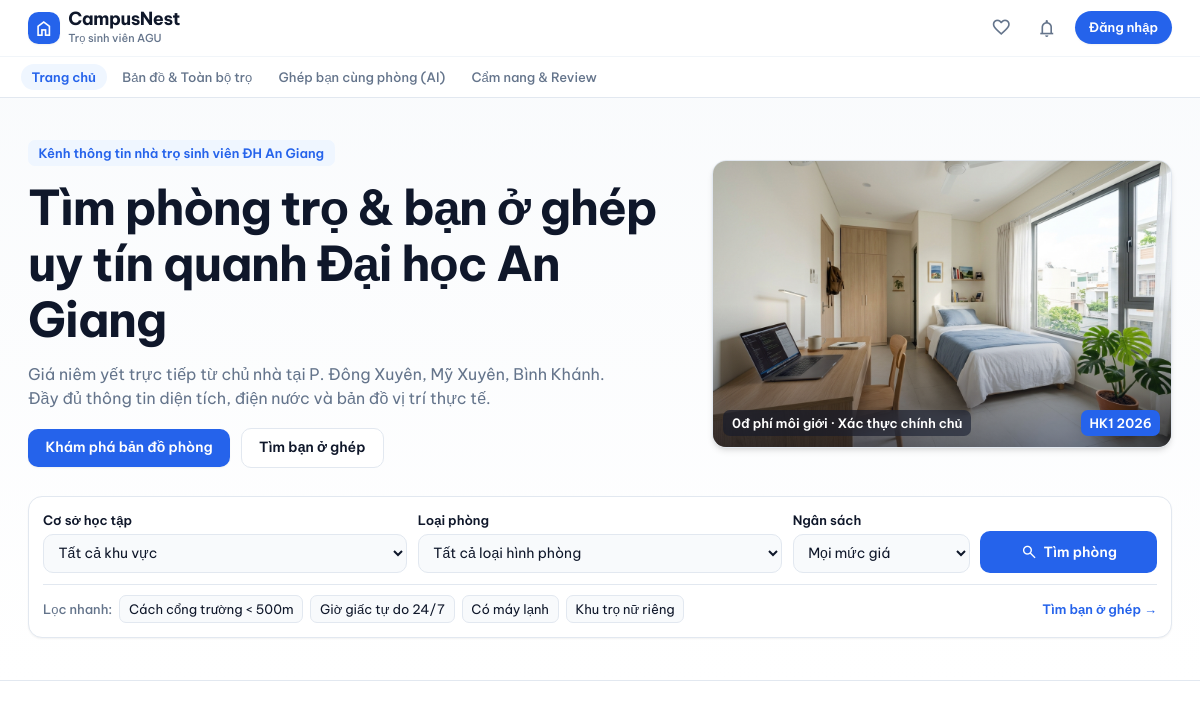
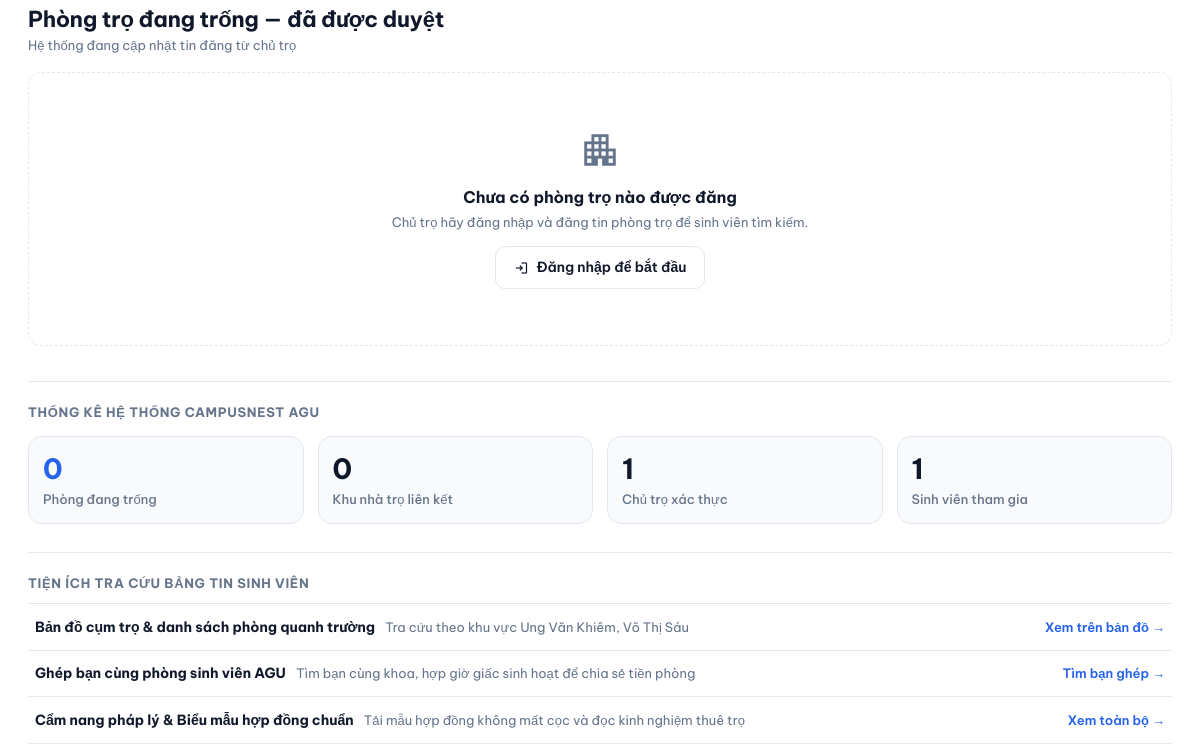
The app's page / (upper part), older data (2 pictures, top to bottom).
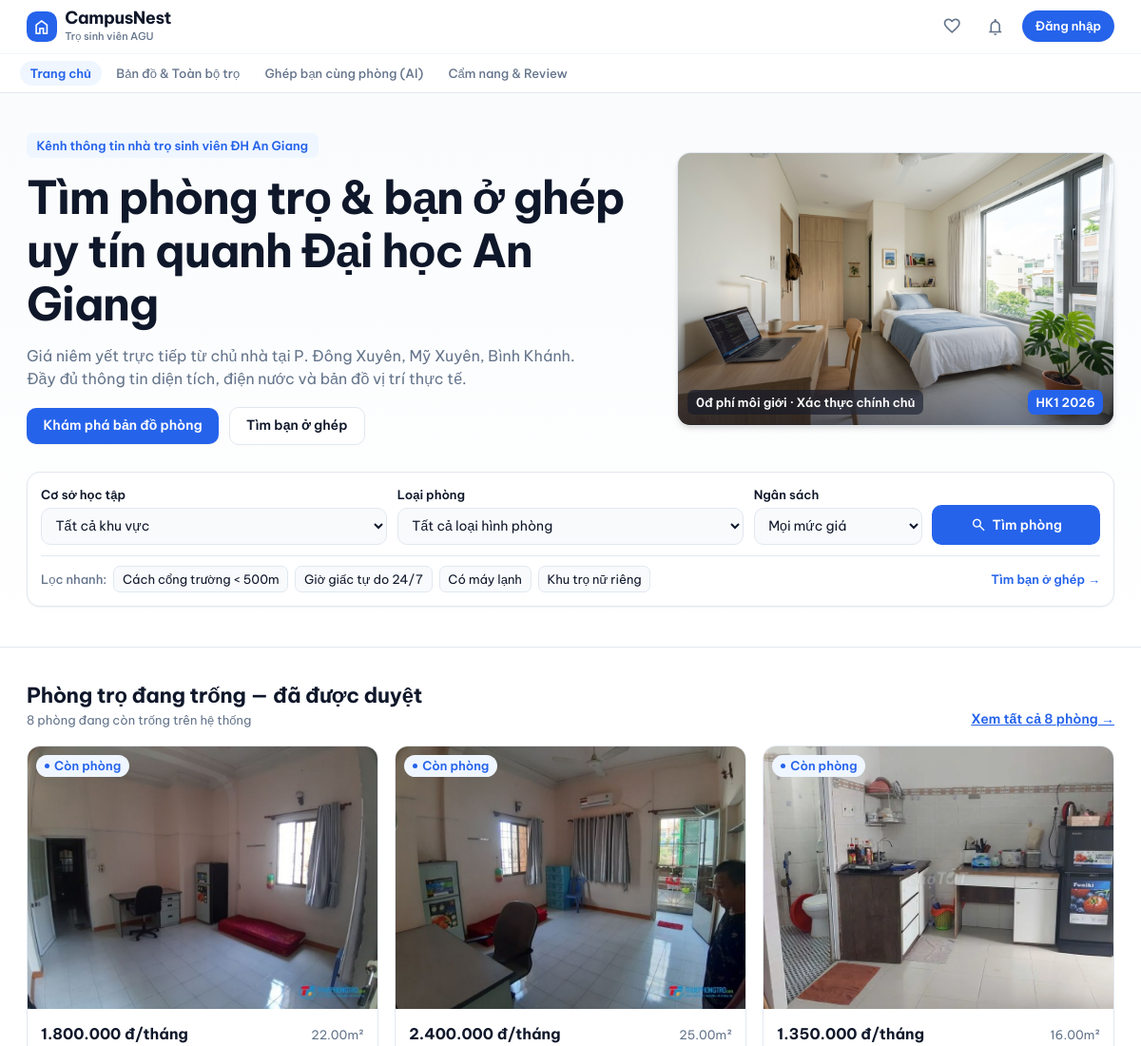
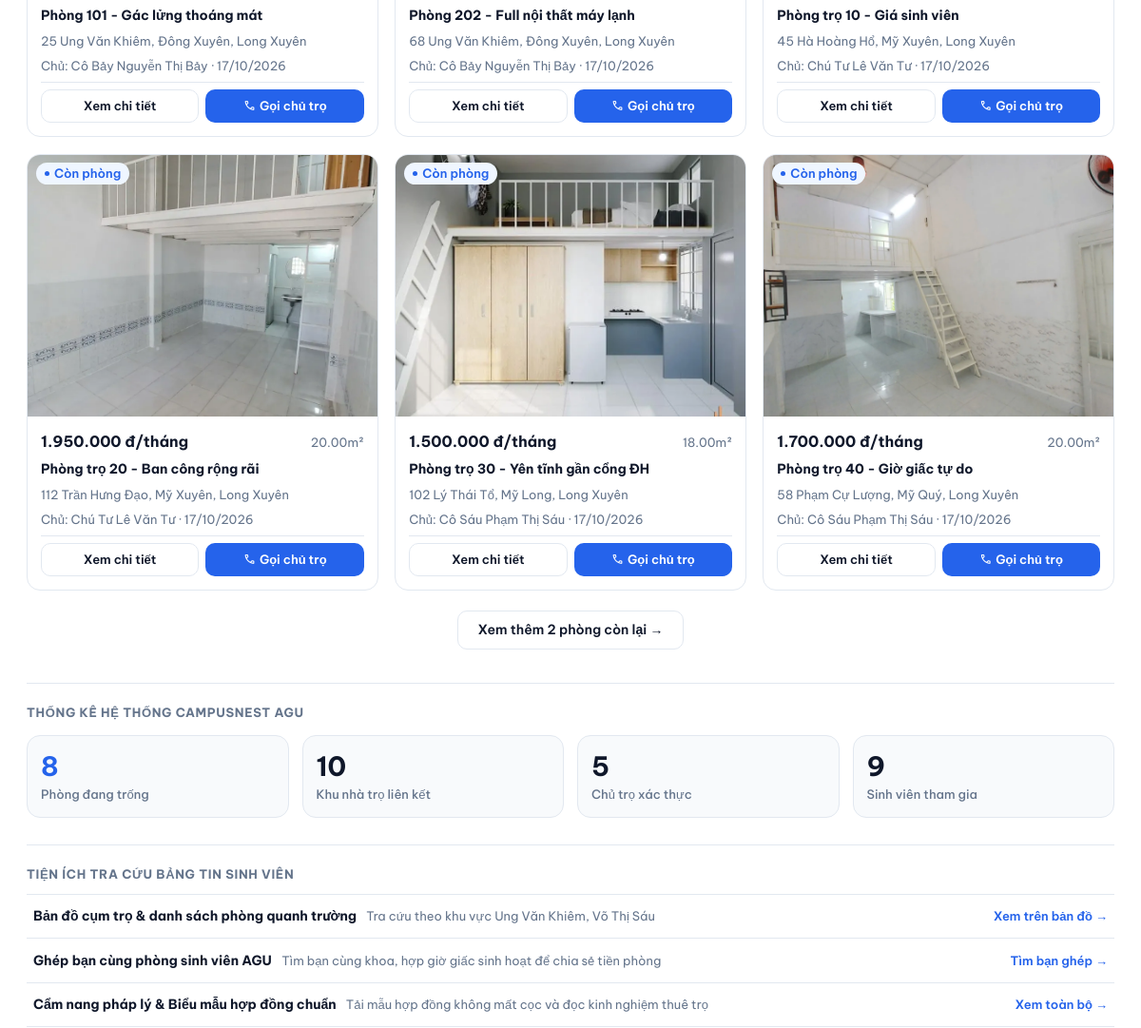
The same page, newer data (2 pictures, top to bottom).
### tables this page shows
CREATE TABLE PhongTro (
    MaPhong INT AUTO_INCREMENT PRIMARY KEY,
    MaNhaTro INT NOT NULL,
    TenPhong VARCHAR(100) NOT NULL,
    GiaThue DECIMAL(12,2) NOT NULL,
    DienTich DECIMAL(6,2),
    TienDien DECIMAL(10,2),
    TienNuoc DECIMAL(10,2),
    TienWifi DECIMAL(10,2) DEFAULT 0,
    ChiPhiKhac TEXT,
    MoTa TEXT,
    
     
    TrangThai ENUM('ConPhong', 'DaThue', 'DangBaoTri') DEFAULT 'ConPhong',
    
     
    TrangThaiDuyet ENUM('ChoDuyet', 'DaDuyet', 'TuChoi') DEFAULT 'ChoDuyet',
    
    NgayDang DATETIME DEFAULT CURRENT_TIMESTAMP,
    NgayCapNhat DATETIME DEFAULT CURRENT_TIMESTAMP ON UPDATE CURRENT_TIMESTAMP,

    FOREIGN KEY (MaNhaTro)
        REFERENCES NhaTro(MaNhaTro)
        ON DELETE CASCADE
);

CREATE TABLE NhaTro (
    MaNhaTro INT AUTO_INCREMENT PRIMARY KEY,
    MaChuTro INT NOT NULL,
    TenNhaTro VARCHAR(150) NOT NULL,
    DiaChi VARCHAR(255) NOT NULL,
    MoTa TEXT,
    ViDo DECIMAL(10,7),           
    KinhDo DECIMAL(10,7),         
    NgayTao DATETIME DEFAULT CURRENT_TIMESTAMP,

    FOREIGN KEY (MaChuTro) 
        REFERENCES NguoiDung(MaNguoiDung) 
        ON DELETE CASCADE
);

CREATE TABLE NguoiDung (
    MaNguoiDung INT AUTO_INCREMENT PRIMARY KEY,
    HoTen VARCHAR(100) NOT NULL,
    SoDienThoai VARCHAR(15),
    Email VARCHAR(100) UNIQUE NOT NULL,
    MatKhau VARCHAR(255) NOT NULL,
    AnhDaiDien VARCHAR(255) DEFAULT 'assets/images/default-avatar.png',
    VaiTro ENUM('SinhVien', 'ChuTro', 'QuanTriVien') DEFAULT 'SinhVien',
    
     
    SoCCCD VARCHAR(20),
    AnhXacThucCCCD VARCHAR(255),
    DaXacThucChinhChu BOOLEAN DEFAULT FALSE,
    
    TrangThai ENUM('HoatDong', 'BiKhoa') DEFAULT 'HoatDong',
    NgayTao DATETIME DEFAULT CURRENT_TIMESTAMP
);

### cauhinh/auth.php (called while the page is built, shortened)
<?php
function daDangNhap(): bool
{
    return isset($_SESSION['nguoidung']['mannd'])
        && !empty($_SESSION['nguoidung']['mannd']);
}

### index.php (the view, shortened to what the changed rows need)
<?php
include_once __DIR__ . '/dungchung/header.php';
?>
<section class="w-full border-b border-border-warm bg-gradient-to-b from-slate-50/80 to-white py-10 sm:py-12 px-4 sm:px-6 lg:px-8">
  <div class="max-w-[1280px] mx-auto space-y-8">
    <div class="grid grid-cols-1 lg:grid-cols-12 gap-8 items-center">
      <div class="lg:col-span-7 space-y-4">
        <h1 class="text-3xl sm:text-4xl font-bold text-text-main tracking-tight leading-tight">
          Tìm phòng trọ &amp; bạn ở ghép uy tín quanh Đại học An Giang
        </h1>
      </div>
    </div>
  </div>
</section>
<section class="w-full py-10 px-4 sm:px-6 lg:px-8">
  <div class="max-w-[1280px] mx-auto">
    <?php
    require_once __DIR__ . '/cauhinh/database.php';
    require_once __DIR__ . '/cauhinh/auth.php';
    $sqlPhong = "
        SELECT p.MaPhong, p.TenPhong, p.GiaThue, p.DienTich, p.TrangThai, p.NgayDang,
               p.TienDien, p.MoTa,
               n.TenNhaTro, n.DiaChi,
               u.HoTen AS TenChuTro, u.SoDienThoai,
               (SELECT h.DuongDan FROM HinhAnhPhongTro h WHERE h.MaPhong = p.MaPhong AND h.LaAnhChinh = 1 LIMIT 1) AS AnhChinh
        FROM PhongTro p
        JOIN NhaTro n ON p.MaNhaTro = n.MaNhaTro
        JOIN NguoiDung u ON n.MaChuTro = u.MaNguoiDung
        WHERE p.TrangThaiDuyet = 'DaDuyet' AND p.TrangThai = 'ConPhong'
        ORDER BY p.NgayDang DESC
        LIMIT 6
    ";
    $resPhong  = $conn->query($sqlPhong);
    $dsPhong   = $resPhong ? $resPhong->fetch_all(MYSQLI_ASSOC) : [];
    $kpiRow = $conn->query("SELECT COUNT(*) AS tong FROM PhongTro WHERE TrangThaiDuyet='DaDuyet' AND TrangThai='ConPhong'");
    $tongPhong = $kpiRow ? (int)$kpiRow->fetch_assoc()['tong'] : 0;
    $kpiNhaTro = $conn->query("SELECT COUNT(*) AS tong FROM NhaTro");
    $tongNhaTro = $kpiNhaTro ? (int)$kpiNhaTro->fetch_assoc()['tong'] : 0;
    $kpiChuTro = $conn->query("SELECT COUNT(*) AS tong FROM NguoiDung WHERE VaiTro = 'ChuTro'");
    $tongChuTro = $kpiChuTro ? (int)$kpiChuTro->fetch_assoc()['tong'] : 0;
    $kpiSinhVien = $conn->query("SELECT COUNT(*) AS tong FROM NguoiDung WHERE VaiTro = 'SinhVien'");
    $tongSinhVien = $kpiSinhVien ? (int)$kpiSinhVien->fetch_assoc()['tong'] : 0;
    ?>
    <div class="flex flex-col sm:flex-row sm:items-end justify-between gap-2 mb-5">
      <div>
        <h2 class="text-xl font-bold text-text-main">Phòng trọ đang trống — đã được duyệt</h2>
        <p class="text-xs text-text-sub mt-0.5">
          <?= $tongPhong > 0 ? $tongPhong . ' phòng đang còn trống trên hệ thống' : 'Hệ thống đang cập nhật tin đăng từ chủ trọ' ?>
        </p>
      </div>
      <?php if ($tongPhong > 0): ?>
      <a href="/DoAn_TimNhaTroSV_QLDAPM/danhsach.php" class="text-sm font-semibold text-accent underline self-start sm:self-auto tnum">
        Xem tất cả <?= $tongPhong ?> phòng →
      </a>
      <?php endif; ?>
    </div>
    <?php if (empty($dsPhong)): ?>
    <div class="py-16 text-center space-y-4 bg-bg-main rounded-card border border-border-warm border-dashed">
      <span class="material-symbols-outlined text-5xl text-text-sub block mx-auto">apartment</span>
      <div>
        <p class="text-base font-bold text-text-main">Chưa có phòng trọ nào được đăng</p>
        <p class="text-xs text-text-sub mt-1">Chủ trọ hãy đăng nhập và đăng tin phòng trọ để sinh viên tìm kiếm.</p>
      </div>
      <?php if (daDangNhap() && coVaiTro('ChuTro')): ?>
      <a href="/DoAn_TimNhaTroSV_QLDAPM/chutro/dangtin.php"
         class="inline-flex items-center gap-2 px-5 py-2.5 rounded-btn bg-accent text-white font-semibold text-sm transition-all duration-200 hover:opacity-90">
        <span class="material-symbols-outlined text-base">post_add</span>Đăng tin phòng trọ ngay
      </a>
      <?php else: ?>
      <a href="/DoAn_TimNhaTroSV_QLDAPM/taikhoan/dangnhap.php"
         class="inline-flex items-center gap-2 px-5 py-2.5 rounded-btn border border-border-warm bg-bg-main text-text-main font-semibold text-sm transition-all duration-200 hover:bg-bg-sub">
        <span class="material-symbols-outlined text-base">login</span>Đăng nhập để bắt đầu
      </a>
      <?php endif; ?>
    </div>
    <?php else: ?>
    <div class="grid grid-cols-1 sm:grid-cols-2 lg:grid-cols-3 gap-5">
      <?php foreach ($dsPhong as $p):
        $gia     = number_format($p['GiaThue'], 0, ',', '.');
        $dien    = $p['DienTich'] ? $p['DienTich'] . 'm²' : '—';
        $diachi  = mb_strimwidth($p['DiaChi'], 0, 60, '…');
        $anh     = $p['AnhChinh'] ?: '';
        $ngayDang = $p['NgayDang'] ? date('d/m/Y', strtotime($p['NgayDang'])) : '—';
        $sdt     = $p['SoDienThoai'] ?? '';
      ?>
      <article class="bg-bg-main rounded-card border border-border-warm card-hover overflow-hidden flex flex-col">
        <div class="relative overflow-hidden aspect-[4/3] w-full bg-bg-sub">
          <a href="/DoAn_TimNhaTroSV_QLDAPM/chitiet.php?id=<?= $p['MaPhong'] ?>">
            <?php if ($anh): ?>
            <img loading="lazy" src="<?= htmlspecialchars($anh) ?>"
                 alt="<?= htmlspecialchars($p['TenPhong']) ?>"
                 onerror="this.onerror=null;this.parentNode.innerHTML='<span class=\'material-symbols-outlined text-text-sub text-4xl absolute inset-0 flex items-center justify-center bg-bg-sub\'>image</span>'"
                 class="w-full h-full object-cover transition-transform duration-300 hover:scale-[1.03]">
            <?php else: ?>
            <div class="w-full h-full flex items-center justify-center bg-bg-sub">
              <span class="material-symbols-outlined text-text-sub text-4xl">image_not_supported</span>
            </div>
            <?php endif; ?>
          </a>
          <span class="absolute top-2.5 left-2.5 px-2.5 py-0.5 rounded-full bg-status-green-bg text-accent text-xs font-semibold inline-flex items-center gap-1.5">
            <span class="w-1.5 h-1.5 rounded-full bg-accent"></span>Còn phòng
          </span>
        </div>
        <div class="p-4 flex flex-col gap-2 flex-1">
          <div class="flex items-baseline justify-between">
            <span class="text-base font-bold text-text-main tnum"><?= $gia ?> đ/tháng</span>
            <span class="text-xs text-text-sub tnum"><?= $dien ?></span>
          </div>
          <a href="/DoAn_TimNhaTroSV_QLDAPM/chitiet.php?id=<?= $p['MaPhong'] ?>">
            <h3 class="text-sm font-bold text-text-main hover:text-accent line-clamp-1"><?= htmlspecialchars($p['TenPhong']) ?></h3>
          </a>
          <p class="text-xs text-text-sub line-clamp-1"><?= htmlspecialchars($diachi) ?></p>
          <p class="text-xs text-text-sub tnum">Chủ: <?= htmlspecialchars($p['TenChuTro']) ?> · <?= $ngayDang ?></p>
          <div class="flex items-center gap-2 pt-2 border-t border-border-warm mt-auto">
            <a href="/DoAn_TimNhaTroSV_QLDAPM/chitiet.php?id=<?= $p['MaPhong'] ?>"
               class="w-1/2 py-2 rounded-btn border border-border-warm bg-bg-main text-text-main font-semibold text-xs card-hover text-center">
              Xem chi tiết
            </a>
            <?php if ($sdt): ?>
            <a href="tel:<?= htmlspecialchars($sdt) ?>"
               class="w-1/2 py-2 rounded-btn bg-accent text-white font-semibold text-xs text-center flex items-center justify-center gap-1">
              <span class="material-symbols-outlined text-sm">call</span>Gọi chủ trọ
            </a>
            <?php endif; ?>
          </div>
        </div>
      </article>
      <?php endforeach; ?>
    </div>
    <?php if ($tongPhong > 6): ?>
    <div class="mt-6 text-center">
      <a href="/DoAn_TimNhaTroSV_QLDAPM/danhsach.php"
         class="inline-flex items-center gap-2 px-6 py-2.5 rounded-btn border border-border-warm bg-bg-main text-text-main font-semibold text-sm card-hover transition-all duration-200">
        Xem thêm <?= $tongPhong - 6 ?> phòng còn lại →
      </a>
    </div>
    <?php endif; ?>
    <?php endif; ?>
    <div class="mt-10 pt-6 border-t border-border-warm">
      <div class="grid grid-cols-2 lg:grid-cols-4 gap-3 sm:gap-4">
        <div class="bg-bg-sub border border-border-warm rounded-card p-4">
          <p class="text-2xl font-bold text-accent tnum leading-tight"><?= $tongPhong ?></p>
          <p class="text-xs text-text-sub mt-1 font-medium">Phòng đang trống</p>
        </div>
        <div class="bg-bg-sub border border-border-warm rounded-card p-4">
          <p class="text-2xl font-bold text-text-main tnum leading-tight"><?= $tongNhaTro ?></p>
          <p class="text-xs text-text-sub mt-1 font-medium">Khu nhà trọ liên kết</p>
        </div>
        <div class="bg-bg-sub border border-border-warm rounded-card p-4">
          <p class="text-2xl font-bold text-text-main tnum leading-tight"><?= $tongChuTro ?></p>
          <p class="text-xs text-text-sub mt-1 font-medium">Chủ trọ xác thực</p>
        </div>
        <div class="bg-bg-sub border border-border-warm rounded-card p-4">
          <p class="text-2xl font-bold text-text-main tnum leading-tight"><?= $tongSinhVien ?></p>
          <p class="text-xs text-text-sub mt-1 font-medium">Sinh viên tham gia</p>
        </div>
      </div>
    </div>
  </div>
</section>
<?php include_once __DIR__ . '/dungchung/footer.php'; ?>

Row changes from the older to the newer data that the page shows:
added phongtro: shows a picture, GiaThue "1.800.000", DienTich "22.00m²", TenPhong "Phòng 101 - Gác lửng thoáng mát", MaNhaTro.DiaChi "25 Ung Văn Khiêm, Đông Xuyên, Long Xuyên", nguoidung.HoTen "Cô Bảy Nguyễn Thị Bảy", NgayDang "17/10/2026"
added phongtro: shows a picture, GiaThue "2.400.000", DienTich "25.00m²", TenPhong "Phòng 202 - Full nội thất máy lạnh", MaNhaTro.DiaChi "68 Ung Văn Khiêm, Đông Xuyên, Long Xuyên", nguoidung.HoTen "Cô Bảy Nguyễn Thị Bảy", NgayDang "17/10/2026"
added phongtro: shows a picture, GiaThue "1.350.000", DienTich "16.00m²", TenPhong "Phòng trọ 10 - Giá sinh viên", MaNhaTro.DiaChi "45 Hà Hoàng Hổ, Mỹ Xuyên, Long Xuyên", nguoidung.HoTen "Chú Tư Lê Văn Tư", NgayDang "17/10/2026"
added phongtro: shows a picture, GiaThue "1.950.000", DienTich "20.00m²", TenPhong "Phòng trọ 20 - Ban công rộng rãi", MaNhaTro.DiaChi "112 Trần Hưng Đạo, Mỹ Xuyên, Long Xuyên", nguoidung.HoTen "Chú Tư Lê Văn Tư", NgayDang "17/10/2026"
added phongtro: shows a picture, GiaThue "1.500.000", DienTich "18.00m²", TenPhong "Phòng trọ 30 - Yên tĩnh gần cổng ĐH", MaNhaTro.DiaChi "102 Lý Thái Tổ, Mỹ Long, Long Xuyên", nguoidung.HoTen "Cô Sáu Phạm Thị Sáu", NgayDang "17/10/2026"
added phongtro: shows a picture, GiaThue "1.700.000", DienTich "20.00m²", TenPhong "Phòng trọ 40 - Giờ giấc tự do", MaNhaTro.DiaChi "58 Phạm Cự Lượng, Mỹ Quý, Long Xuyên", nguoidung.HoTen "Cô Sáu Phạm Thị Sáu", NgayDang "17/10/2026"
Text that changed along with them:
$tongPhong: (not shown) → "8"
$tongPhong - 6: (not shown) → "2"
$tongPhong: "0" → "8"
$tongNhaTro: "0" → "10"
$tongChuTro: "1" → "5"
$tongSinhVien: "1" → "9"
text no longer shown: "Hệ thống đang cập nhật tin đăng từ chủ trọ apartment Chưa có phòng trọ nào được đăng Chủ trọ hãy đăng nhập và đăng tin phòng trọ để sinh viên tìm kiếm. Đăng nhập để bắt đầu"
text now shown: "phòng đang còn trống trên hệ thống Xem tất cả phòng → Xem thêm phòng còn lại →"
